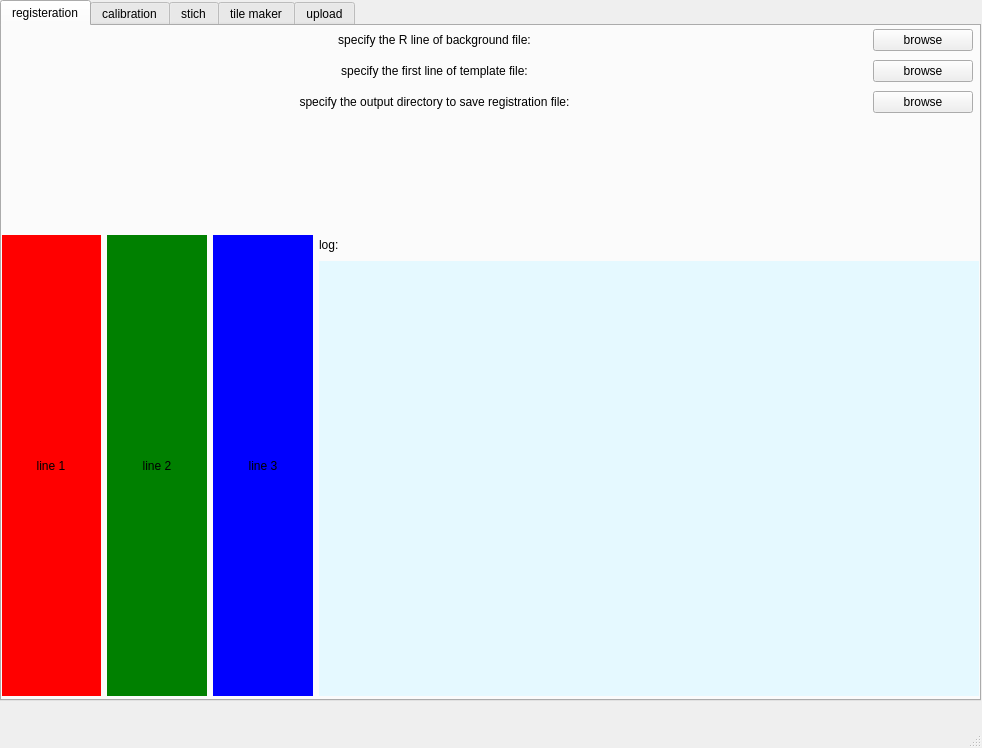
<?xml version="1.0" encoding="UTF-8"?>
<ui version="4.0">
 <class>MainWindow</class>
 <widget class="QMainWindow" name="MainWindow">
  <property name="geometry">
   <rect>
    <x>0</x>
    <y>0</y>
    <width>982</width>
    <height>748</height>
   </rect>
  </property>
  <property name="windowTitle">
   <string>MainWindow</string>
  </property>
  <widget class="QWidget" name="centralwidget">
   <widget class="QTabWidget" name="tabWidget">
    <property name="geometry">
     <rect>
      <x>0</x>
      <y>0</y>
      <width>981</width>
      <height>701</height>
     </rect>
    </property>
    <property name="currentIndex">
     <number>0</number>
    </property>
    <widget class="QWidget" name="tab">
     <attribute name="title">
      <string>registeration</string>
     </attribute>
     <widget class="QWidget" name="verticalLayoutWidget">
      <property name="geometry">
       <rect>
        <x>0</x>
        <y>30</y>
        <width>971</width>
        <height>31</height>
       </rect>
      </property>
      <layout class="QVBoxLayout" name="verticalLayout">
       <item>
        <layout class="QHBoxLayout" name="horizontalLayout_5">
         <item>
          <widget class="QLabel" name="reg_in_text">
           <property name="text">
            <string>specify the first line of template file:</string>
           </property>
           <property name="alignment">
            <set>Qt::AlignCenter</set>
           </property>
          </widget>
         </item>
         <item>
          <widget class="QPushButton" name="reg_in_but">
           <property name="maximumSize">
            <size>
             <width>100</width>
             <height>16777215</height>
            </size>
           </property>
           <property name="text">
            <string>browse</string>
           </property>
          </widget>
         </item>
        </layout>
       </item>
      </layout>
     </widget>
     <widget class="QWidget" name="verticalLayoutWidget_2">
      <property name="geometry">
       <rect>
        <x>0</x>
        <y>60</y>
        <width>971</width>
        <height>33</height>
       </rect>
      </property>
      <layout class="QVBoxLayout" name="verticalLayout_2">
       <item>
        <layout class="QHBoxLayout" name="horizontalLayout_6">
         <item>
          <widget class="QLabel" name="reg_out_text">
           <property name="text">
            <string>specify the output directory to save registration file:</string>
           </property>
           <property name="alignment">
            <set>Qt::AlignCenter</set>
           </property>
          </widget>
         </item>
         <item>
          <widget class="QPushButton" name="reg_out_but">
           <property name="maximumSize">
            <size>
             <width>100</width>
             <height>16777215</height>
            </size>
           </property>
           <property name="text">
            <string>browse</string>
           </property>
          </widget>
         </item>
        </layout>
       </item>
      </layout>
     </widget>
     <widget class="QWidget" name="horizontalLayoutWidget_2">
      <property name="geometry">
       <rect>
        <x>-1</x>
        <y>209</y>
        <width>981</width>
        <height>461</height>
       </rect>
      </property>
      <layout class="QHBoxLayout" name="horizontalLayout_10">
       <item>
        <layout class="QHBoxLayout" name="horizontalLayout_11">
         <item>
          <widget class="QLabel" name="reg_line1_label">
           <property name="maximumSize">
            <size>
             <width>100</width>
             <height>16777215</height>
            </size>
           </property>
           <property name="autoFillBackground">
            <bool>false</bool>
           </property>
           <property name="styleSheet">
            <string notr="true">background:red;</string>
           </property>
           <property name="text">
            <string>line 1</string>
           </property>
           <property name="alignment">
            <set>Qt::AlignCenter</set>
           </property>
          </widget>
         </item>
         <item>
          <widget class="QLabel" name="reg_line2_label">
           <property name="maximumSize">
            <size>
             <width>100</width>
             <height>16777215</height>
            </size>
           </property>
           <property name="autoFillBackground">
            <bool>false</bool>
           </property>
           <property name="styleSheet">
            <string notr="true">background:green;</string>
           </property>
           <property name="text">
            <string>line 2</string>
           </property>
           <property name="alignment">
            <set>Qt::AlignCenter</set>
           </property>
          </widget>
         </item>
         <item>
          <widget class="QLabel" name="reg_line3_label">
           <property name="maximumSize">
            <size>
             <width>100</width>
             <height>16777215</height>
            </size>
           </property>
           <property name="autoFillBackground">
            <bool>false</bool>
           </property>
           <property name="styleSheet">
            <string notr="true">background:blue;</string>
           </property>
           <property name="text">
            <string>line 3</string>
           </property>
           <property name="alignment">
            <set>Qt::AlignCenter</set>
           </property>
          </widget>
         </item>
         <item>
          <layout class="QVBoxLayout" name="verticalLayout_3">
           <item>
            <layout class="QVBoxLayout" name="verticalLayout_4">
             <item>
              <widget class="QLabel" name="label_7">
               <property name="maximumSize">
                <size>
                 <width>16777215</width>
                 <height>20</height>
                </size>
               </property>
               <property name="text">
                <string>log:</string>
               </property>
              </widget>
             </item>
             <item>
              <widget class="QLabel" name="reg_log">
               <property name="autoFillBackground">
                <bool>false</bool>
               </property>
               <property name="styleSheet">
                <string notr="true">background:#e5f9ff;</string>
               </property>
               <property name="text">
                <string/>
               </property>
              </widget>
             </item>
            </layout>
           </item>
          </layout>
         </item>
        </layout>
       </item>
      </layout>
     </widget>
     <widget class="QWidget" name="verticalLayoutWidget_5">
      <property name="geometry">
       <rect>
        <x>0</x>
        <y>0</y>
        <width>971</width>
        <height>29</height>
       </rect>
      </property>
      <layout class="QVBoxLayout" name="verticalLayout_7">
       <item>
        <layout class="QHBoxLayout" name="horizontalLayout_14">
         <item>
          <widget class="QLabel" name="reg_back_text">
           <property name="text">
            <string>specify the R line of background file:</string>
           </property>
           <property name="alignment">
            <set>Qt::AlignCenter</set>
           </property>
          </widget>
         </item>
         <item>
          <widget class="QPushButton" name="reg_back_but">
           <property name="maximumSize">
            <size>
             <width>100</width>
             <height>16777215</height>
            </size>
           </property>
           <property name="text">
            <string>browse</string>
           </property>
          </widget>
         </item>
        </layout>
       </item>
      </layout>
     </widget>
    </widget>
    <widget class="QWidget" name="tab_2">
     <attribute name="title">
      <string>calibration</string>
     </attribute>
    </widget>
    <widget class="QWidget" name="tab_3">
     <attribute name="title">
      <string>stich</string>
     </attribute>
    </widget>
    <widget class="QWidget" name="tab_4">
     <attribute name="title">
      <string>tile maker</string>
     </attribute>
    </widget>
    <widget class="QWidget" name="tab_5">
     <attribute name="title">
      <string>upload</string>
     </attribute>
    </widget>
   </widget>
  </widget>
  <widget class="QMenuBar" name="menubar">
   <property name="geometry">
    <rect>
     <x>0</x>
     <y>0</y>
     <width>982</width>
     <height>22</height>
    </rect>
   </property>
  </widget>
  <widget class="QStatusBar" name="statusbar"/>
 </widget>
 <resources/>
 <connections/>
</ui>
